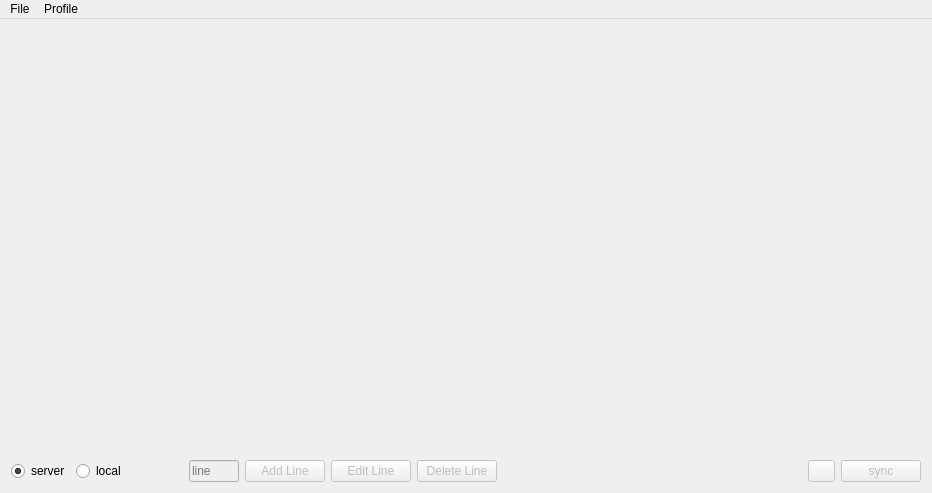
<?xml version="1.0" encoding="UTF-8"?>
<ui version="4.0">
 <class>MainWindow</class>
 <widget class="QMainWindow" name="MainWindow">
  <property name="geometry">
   <rect>
    <x>0</x>
    <y>0</y>
    <width>932</width>
    <height>493</height>
   </rect>
  </property>
  <property name="sizePolicy">
   <sizepolicy hsizetype="Preferred" vsizetype="Preferred">
    <horstretch>0</horstretch>
    <verstretch>0</verstretch>
   </sizepolicy>
  </property>
  <property name="windowTitle">
   <string>MainWindow</string>
  </property>
  <property name="windowOpacity">
   <double>0.980000000000000</double>
  </property>
  <widget class="QWidget" name="centralWidget">
   <layout class="QGridLayout" name="gridLayout">
    <item row="0" column="0">
     <layout class="QVBoxLayout" name="verticalLayout">
      <item>
       <layout class="QHBoxLayout" name="horizontalLayout_2">
        <item>
         <widget class="QStackedWidget" name="tree">
          <property name="minimumSize">
           <size>
            <width>0</width>
            <height>0</height>
           </size>
          </property>
          <property name="maximumSize">
           <size>
            <width>200</width>
            <height>16777215</height>
           </size>
          </property>
          <widget class="QWidget" name="page"/>
          <widget class="QWidget" name="page_2"/>
         </widget>
        </item>
        <item>
         <widget class="QStackedWidget" name="stackedWidget">
          <property name="currentIndex">
           <number>1</number>
          </property>
          <widget class="QWidget" name="page_3"/>
          <widget class="QWidget" name="page_4"/>
         </widget>
        </item>
       </layout>
      </item>
      <item>
       <layout class="QHBoxLayout" name="horizontalLayout_4">
        <item>
         <layout class="QHBoxLayout" name="horizontalLayout">
          <item>
           <widget class="QRadioButton" name="serverRadio">
            <property name="minimumSize">
             <size>
              <width>0</width>
              <height>0</height>
             </size>
            </property>
            <property name="font">
             <font>
              <kerning>true</kerning>
             </font>
            </property>
            <property name="mouseTracking">
             <bool>true</bool>
            </property>
            <property name="acceptDrops">
             <bool>false</bool>
            </property>
            <property name="autoFillBackground">
             <bool>false</bool>
            </property>
            <property name="styleSheet">
             <string notr="true"/>
            </property>
            <property name="text">
             <string>server</string>
            </property>
            <property name="checked">
             <bool>true</bool>
            </property>
            <property name="autoRepeat">
             <bool>false</bool>
            </property>
           </widget>
          </item>
          <item>
           <widget class="QRadioButton" name="clientRadio">
            <property name="minimumSize">
             <size>
              <width>0</width>
              <height>0</height>
             </size>
            </property>
            <property name="text">
             <string>local</string>
            </property>
           </widget>
          </item>
         </layout>
        </item>
        <item>
         <spacer name="horizontalSpacer">
          <property name="orientation">
           <enum>Qt::Horizontal</enum>
          </property>
          <property name="sizeType">
           <enum>QSizePolicy::Minimum</enum>
          </property>
          <property name="sizeHint" stdset="0">
           <size>
            <width>57</width>
            <height>20</height>
           </size>
          </property>
         </spacer>
        </item>
        <item>
         <layout class="QHBoxLayout" name="horizontalLayout_3">
          <item>
           <widget class="QLineEdit" name="lineNum">
            <property name="enabled">
             <bool>false</bool>
            </property>
            <property name="maximumSize">
             <size>
              <width>50</width>
              <height>16777215</height>
             </size>
            </property>
            <property name="placeholderText">
             <string>line</string>
            </property>
           </widget>
          </item>
          <item>
           <widget class="QPushButton" name="addlineButton">
            <property name="enabled">
             <bool>false</bool>
            </property>
            <property name="text">
             <string>Add Line</string>
            </property>
            <property name="icon">
             <iconset>
              <normaloff>../net/client/png/plus2.png</normaloff>../net/client/png/plus2.png</iconset>
            </property>
            <property name="iconSize">
             <size>
              <width>16</width>
              <height>16</height>
             </size>
            </property>
           </widget>
          </item>
          <item>
           <widget class="QPushButton" name="editlineButton">
            <property name="enabled">
             <bool>false</bool>
            </property>
            <property name="text">
             <string>Edit Line</string>
            </property>
            <property name="icon">
             <iconset>
              <normaloff>../net/client/png/edit2.png</normaloff>../net/client/png/edit2.png</iconset>
            </property>
           </widget>
          </item>
          <item>
           <widget class="QPushButton" name="deleteLineButton">
            <property name="enabled">
             <bool>false</bool>
            </property>
            <property name="text">
             <string>Delete Line</string>
            </property>
            <property name="icon">
             <iconset>
              <normaloff>../net/client/png/error2.png</normaloff>../net/client/png/error2.png</iconset>
            </property>
           </widget>
          </item>
          <item>
           <spacer name="horizontalSpacer_2">
            <property name="orientation">
             <enum>Qt::Horizontal</enum>
            </property>
            <property name="sizeHint" stdset="0">
             <size>
              <width>40</width>
              <height>20</height>
             </size>
            </property>
           </spacer>
          </item>
          <item>
           <widget class="QPushButton" name="fileButton">
            <property name="enabled">
             <bool>false</bool>
            </property>
            <property name="maximumSize">
             <size>
              <width>27</width>
              <height>16777215</height>
             </size>
            </property>
            <property name="text">
             <string/>
            </property>
            <property name="icon">
             <iconset>
              <normaloff>../net/client/png/folder.png</normaloff>../net/client/png/folder.png</iconset>
            </property>
           </widget>
          </item>
          <item>
           <widget class="QPushButton" name="syncButton">
            <property name="enabled">
             <bool>false</bool>
            </property>
            <property name="text">
             <string>sync</string>
            </property>
            <property name="icon">
             <iconset theme="c">
              <normaloff>.</normaloff>.</iconset>
            </property>
            <property name="iconSize">
             <size>
              <width>12</width>
              <height>12</height>
             </size>
            </property>
           </widget>
          </item>
         </layout>
        </item>
       </layout>
      </item>
     </layout>
    </item>
   </layout>
  </widget>
  <widget class="QMenuBar" name="menuBar">
   <property name="geometry">
    <rect>
     <x>0</x>
     <y>0</y>
     <width>932</width>
     <height>25</height>
    </rect>
   </property>
   <widget class="QMenu" name="menuFile">
    <property name="title">
     <string>File</string>
    </property>
    <addaction name="actionAdd_book"/>
    <addaction name="actionDownload_Book"/>
    <addaction name="separator"/>
    <addaction name="actionExit"/>
   </widget>
   <widget class="QMenu" name="menuAdmin">
    <property name="title">
     <string>Profile</string>
    </property>
    <addaction name="actionSend_Request"/>
    <addaction name="separator"/>
    <addaction name="actionRequestList"/>
    <addaction name="actionChange_Rools"/>
   </widget>
   <addaction name="menuFile"/>
   <addaction name="menuAdmin"/>
  </widget>
  <action name="actionExit">
   <property name="checkable">
    <bool>false</bool>
   </property>
   <property name="checked">
    <bool>false</bool>
   </property>
   <property name="icon">
    <iconset>
     <normaloff>../net/client/png/exit.png</normaloff>../net/client/png/exit.png</iconset>
   </property>
   <property name="text">
    <string>Exit</string>
   </property>
  </action>
  <action name="actionAdd_book">
   <property name="icon">
    <iconset>
     <normaloff>../net/client/png/add-circular-button.png</normaloff>../net/client/png/add-circular-button.png</iconset>
   </property>
   <property name="text">
    <string>New Book</string>
   </property>
  </action>
  <action name="actionDownload_Book">
   <property name="icon">
    <iconset>
     <normaloff>../net/client/png/cloud-computing.png</normaloff>../net/client/png/cloud-computing.png</iconset>
   </property>
   <property name="text">
    <string>Download Book</string>
   </property>
  </action>
  <action name="actionSend_Request">
   <property name="icon">
    <iconset>
     <normaloff>../net/client/png/mail-send.png</normaloff>../net/client/png/mail-send.png</iconset>
   </property>
   <property name="text">
    <string>Send Request</string>
   </property>
  </action>
  <action name="actionRequestList">
   <property name="enabled">
    <bool>false</bool>
   </property>
   <property name="icon">
    <iconset>
     <normaloff>../net/client/png/list-1.png</normaloff>../net/client/png/list-1.png</iconset>
   </property>
   <property name="text">
    <string>Request List</string>
   </property>
  </action>
  <action name="actionChange_Rools">
   <property name="enabled">
    <bool>false</bool>
   </property>
   <property name="icon">
    <iconset>
     <normaloff>../net/client/png/locked.png</normaloff>../net/client/png/locked.png</iconset>
   </property>
   <property name="text">
    <string>change Roles</string>
   </property>
  </action>
 </widget>
 <layoutdefault spacing="6" margin="11"/>
 <resources/>
 <connections>
  <connection>
   <sender>actionExit</sender>
   <signal>triggered()</signal>
   <receiver>MainWindow</receiver>
   <slot>close()</slot>
   <hints>
    <hint type="sourcelabel">
     <x>-1</x>
     <y>-1</y>
    </hint>
    <hint type="destinationlabel">
     <x>369</x>
     <y>246</y>
    </hint>
   </hints>
  </connection>
 </connections>
</ui>
